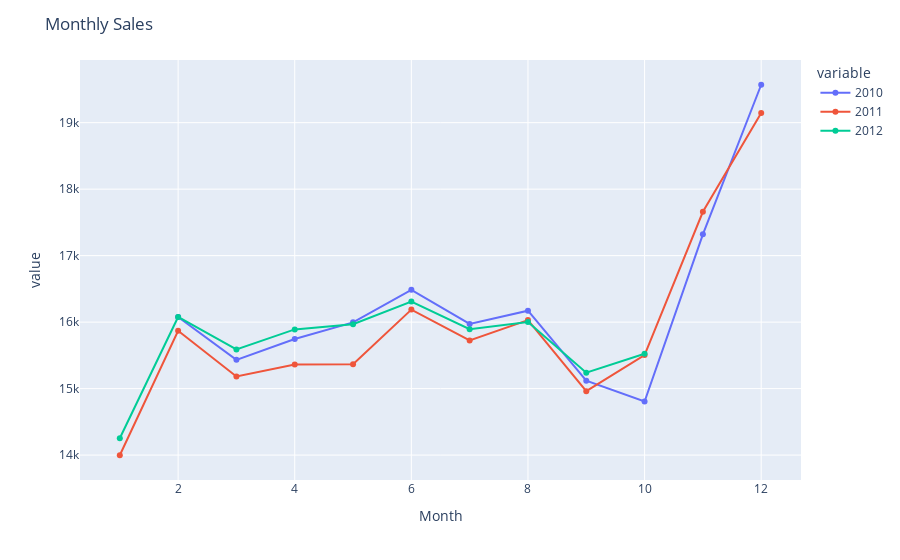

The notebook cell this image was saved under:
### Code cell
temp = train_df.pivot_table(values='Weekly_Sales', columns='Year', index='Month').reset_index()
fig = px.line(temp, x='Month', y=[2010, 2011, 2012], markers=True, labels={'2010': 'Sales 2010', '2011': 'Sales 2011', '2012': 'Sales 2012'})
fig.update_layout(title_text = 'Monthly Sales')
fig.show()

temp = train_df.pivot_table(values='Weekly_Sales', columns='Year', index='Quarter').reset_index()
fig = px.line(temp, x='Quarter', y=[2010, 2011, 2012], markers=True, labels={'2010': 'Sales 2010', '2011': 'Sales 2011', '2012': 'Sales 2012'})
fig.update_layout(title_text = 'Quarterly Sales')
fig.show()


temp = train_df.pivot_table(values='Weekly_Sales', columns='Year', index='Week').reset_index()
fig = px.line(temp, x='Week', y=[2010, 2011, 2012], markers=True, labels={'2010': 'Sales 2010', '2011': 'Sales 2011', '2012': 'Sales 2012'})
fig.update_layout(title_text = 'Weekly Sales')
fig.show()

### Figure 1 — Plotly figure (JSON) as saved in the notebook; plotly's stock layout.template omitted (floating-point values rounded to 4 significant figures)
{"data": [{"hovertemplate": "variable=2010<br>Month=%{x}<br>value=%{y}<extra></extra>", "legendgroup": "2010", "line": {"color": "#636efa", "dash": "solid"}, "marker": {"symbol": "circle"}, "mode": "lines+markers", "name": "2010", "orientation": "v", "showlegend": true, "type": "scatter", "x": [1, 2, 3, 4, 5, 6, 7, 8, 9, 10, 11, 12], "xaxis": "x", "y": [null, 16080.0, 15430.0, 15750.0, 16000.0, 16490.0, 15970.0, 16170.0, 15120.0, 14810.0, 17320.0, 19570.0], "yaxis": "y"}, {"hovertemplate": "variable=2011<br>Month=%{x}<br>value=%{y}<extra></extra>", "legendgroup": "2011", "line": {"color": "#EF553B", "dash": "solid"}, "marker": {"symbol": "circle"}, "mode": "lines+markers", "name": "2011", "orientation": "v", "showlegend": true, "type": "scatter", "x": [1, 2, 3, 4, 5, 6, 7, 8, 9, 10, 11, 12], "xaxis": "x", "y": [14000.0, 15870.0, 15180.0, 15360.0, 15370.0, 16190.0, 15720.0, 16030.0, 14960.0, 15500.0, 17660.0, 19150.0], "yaxis": "y"}, {"hovertemplate": "variable=2012<br>Month=%{x}<br>value=%{y}<extra></extra>", "legendgroup": "2012", "line": {"color": "#00cc96", "dash": "solid"}, "marker": {"symbol": "circle"}, "mode": "lines+markers", "name": "2012", "orientation": "v", "showlegend": true, "type": "scatter", "x": [1, 2, 3, 4, 5, 6, 7, 8, 9, 10, 11, 12], "xaxis": "x", "y": [14250.0, 16080.0, 15590.0, 15890.0, 15970.0, 16310.0, 15890.0, 16000.0, 15240.0, 15530.0, null, null], "yaxis": "y"}], "layout": {"autosize": true, "legend": {"title": {"text": "variable"}, "tracegroupgap": 0}, "margin": {"t": 60}, "title": {"text": "Monthly Sales"}, "xaxis": {"anchor": "y", "autorange": true, "domain": [0, 1], "range": [0.3553, 12.64], "title": {"text": "Month"}, "type": "linear"}, "yaxis": {"anchor": "x", "autorange": true, "domain": [0, 1], "range": [13570.0, 20000.0], "title": {"text": "value"}, "type": "linear"}}}
